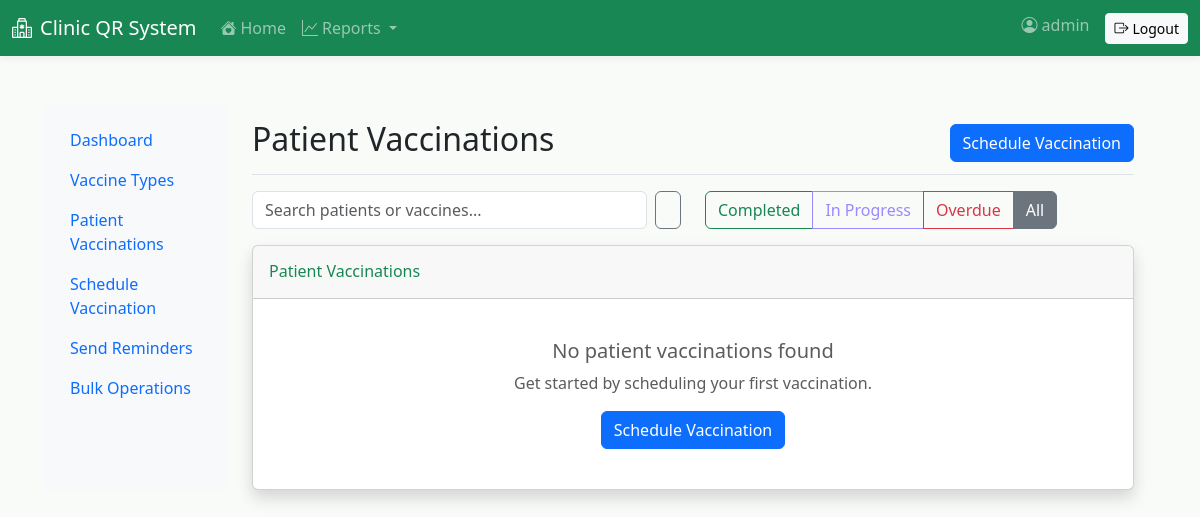
Page /vaccinations/vaccinations/ (signed in) on the earlier database version.
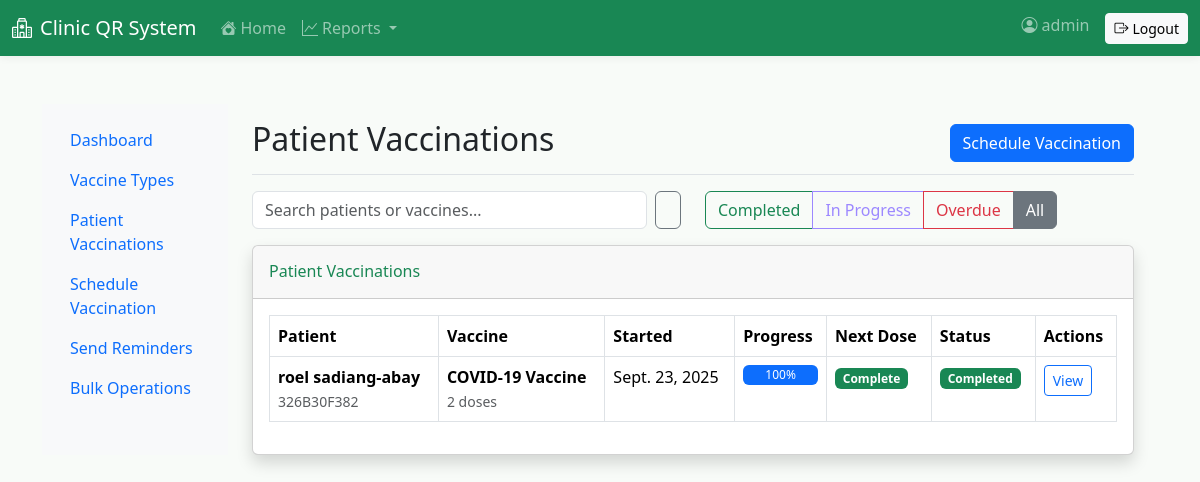
Same page on the later database version.
### vaccinations/models.py (models this page shows, shortened)
class PatientVaccination(models.Model):
    patient = models.ForeignKey('patients.Patient', on_delete=models.CASCADE, related_name='vaccinations')
    vaccine_type = models.ForeignKey(VaccineType, on_delete=models.CASCADE, related_name='patient_vaccinations')
    started_date = models.DateField(default=timezone.now)
    completed = models.BooleanField(default=False)
    completion_date = models.DateField(null=True, blank=True)
    notes = models.TextField(blank=True)
    created_by = models.ForeignKey(User, on_delete=models.SET_NULL, null=True, blank=True)
    created_at = models.DateTimeField(auto_now_add=True)
    class Meta:
        unique_together = ['patient', 'vaccine_type']
        ordering = ['-created_at']
    def get_next_dose_number(self):
        administered_doses = self.doses.filter(administered=True).count()
        return administered_doses + 1
    def get_next_dose_date(self):
        next_dose_number = self.get_next_dose_number()
        if next_dose_number > self.vaccine_type.total_doses_required:
            return None
        schedule = self.vaccine_type.get_dose_schedule(self.started_date)
        if next_dose_number <= len(schedule):
            return schedule[next_dose_number - 1]
        return None
    def get_completion_percentage(self):
        administered = self.doses.filter(administered=True).count()
        return (administered / self.vaccine_type.total_doses_required) * 100

class VaccineType(models.Model):
    name = models.CharField(max_length=100, unique=True)
    description = models.TextField(blank=True)
    total_doses_required = models.PositiveIntegerField(
        default=1,
        validators=[MinValueValidator(1), MaxValueValidator(10)],
        help_text="Total number of doses required for complete vaccination"
    )
    dose_intervals = models.JSONField(
        default=list,
        help_text="List of intervals in days between doses (e.g., [0, 28, 180] for 0, 1 month, 6 months)"
    )
    age_minimum = models.PositiveIntegerField(
        default=0,
        help_text="Minimum age in months for this vaccine"
    )
    age_maximum = models.PositiveIntegerField(
        null=True, blank=True,
        help_text="Maximum age in months for this vaccine (null for no limit)"
    )
    is_active = models.BooleanField(default=True)
    created_at = models.DateTimeField(auto_now_add=True)
    class Meta:
        ordering = ['name']

### patients/models.py (models this page shows, shortened)
class Patient(models.Model):
    user = models.OneToOneField(User, on_delete=models.SET_NULL, null=True, blank=True, related_name='patient_profile')
    full_name = models.CharField(max_length=255)
    age = models.PositiveIntegerField(validators=[MinValueValidator(0)])
    address = models.TextField()
    contact = models.CharField(max_length=50)
    email = models.EmailField(unique=True)
    patient_code = models.CharField(max_length=20, unique=True)
    qr_code = models.ImageField(upload_to='qr_codes/', blank=True, null=True)
    profile_photo = models.ImageField(upload_to='profile_photos/', blank=True, null=True, help_text='Patient profile photo')
    must_change_password = models.BooleanField(default=False)
    created_at = models.DateTimeField(auto_now_add=True)

### vaccinations/views.py (the view, shortened to what this page needs)
# urls.py: path('vaccinations/', views.patient_vaccination_list, name='patient_vaccination_list'),
@login_required
def patient_vaccination_list(request):
    vaccinations = PatientVaccination.objects.select_related(
        'patient', 'vaccine_type', 'created_by'
    ).order_by('-created_at')
    search_query = request.GET.get('search', '')
    if search_query:
        vaccinations = vaccinations.filter(
            Q(patient__full_name__icontains=search_query) |
            Q(patient__patient_code__icontains=search_query) |
            Q(vaccine_type__name__icontains=search_query)
        )
    status_filter = request.GET.get('status', '')
    if status_filter == 'completed':
        vaccinations = vaccinations.filter(completed=True)
    elif status_filter == 'pending':
        vaccinations = vaccinations.filter(completed=False)
    overdue_filter = request.GET.get('overdue', '')
    paginator = Paginator(vaccinations, 20)
    page_number = request.GET.get('page')
    page_obj = paginator.get_page(page_number)
    context = {
        'page_obj': page_obj,
        'search_query': search_query,
        'status_filter': status_filter,
        'overdue_filter': overdue_filter,
    }
    return render(request, 'vaccinations/patient_vaccination_list.html', context)

### vaccinations/templates/vaccinations/patient_vaccination_list.html (shortened to what the changed rows need)
{% extends 'vaccinations/base.html' %}
{% block page_title %}Patient Vaccinations{% endblock %}
{% block page_content %}
<div class="card shadow">
    <div class="card-body">
        {% if page_obj %}
            <div class="table-responsive">
                <table class="table table-bordered">
                    <thead>
                        <tr>
                            <th>Patient</th>
                            <th>Vaccine</th>
                            <th>Started</th>
                            <th>Progress</th>
                            <th>Next Dose</th>
                            <th>Status</th>
                            <th>Actions</th>
                        </tr>
                    </thead>
                    <tbody>
                        {% for vaccination in page_obj %}
                        <tr>
                            <td>
                                <strong>{{ vaccination.patient.full_name }}</strong><br>
                                <small class="text-muted">{{ vaccination.patient.patient_code }}</small>
                            </td>
                            <td>
                                <strong>{{ vaccination.vaccine_type.name }}</strong><br>
                                <small class="text-muted">{{ vaccination.vaccine_type.total_doses_required }} doses</small>
                            </td>
                            <td>{{ vaccination.started_date }}</td>
                            <td>
                                <div class="progress" style="height: 20px;">
                                    <div class="progress-bar" role="progressbar"
                                         style="width: {{ vaccination.get_completion_percentage }}%">
                                        {{ vaccination.get_completion_percentage|floatformat:0 }}%
                                    </div>
                                </div>
                            </td>
                            <td>
                                {% if vaccination.get_next_dose_date %}
                                    {% if vaccination.is_overdue %}
                                        <span class="badge bg-danger">{{ vaccination.get_next_dose_date }}</span>
                                    {% else %}
                                        <span class="badge bg-info">{{ vaccination.get_next_dose_date }}</span>
                                    {% endif %}
                                {% else %}
                                    <span class="badge bg-success">Complete</span>
                                {% endif %}
                            </td>
                            <td>
                                {% if vaccination.completed %}
                                    <span class="badge bg-success">Completed</span>
                                {% elif vaccination.is_overdue %}
                                    <span class="badge bg-danger">Overdue</span>
                                {% else %}
                                    <span class="badge bg-warning">In Progress</span>
                                {% endif %}
                            </td>
                            <td>
                                <div class="btn-group btn-group-sm" role="group">
                                    <a href="{% url 'vaccinations:patient_vaccination_detail' vaccination.pk %}"
                                       class="btn btn-outline-primary">
                                         View
                                    </a>
                                </div>
                            </td>
                        </tr>
                        {% endfor %}
                    </tbody>
                </table>
            </div>
        {% else %}
            <div class="text-center py-4">
                <h5 class="text-muted">No patient vaccinations found</h5>
                {% if search_query %}
                    <p class="text-muted">Try adjusting your search criteria.</p>
                {% else %}
                    <p class="text-muted">Get started by scheduling your first vaccination.</p>
                    <a href="{% url 'vaccinations:vaccination_schedule' %}" class="btn btn-primary">
                         Schedule Vaccination
                    </a>
                {% endif %}
            </div>
        {% endif %}
    </div>
</div>
{% endblock %}

Differences in the rows shown:
added PatientVaccination: patient.full_name "roel sadiang-abay", patient.patient_code "326B30F382", vaccine_type.name "COVID-19 Vaccine", vaccine_type.total_doses_required "2", started_date "Sept. 23, 2025", get_completion_percentage "100", shows "Complete", completed "Completed"
Other differences:
text no longer shown: "No patient vaccinations found Get started by scheduling your first vaccination. Schedule Vaccination"
text now shown: "Patient Vaccine Started Progress Next Dose Status Actions"
